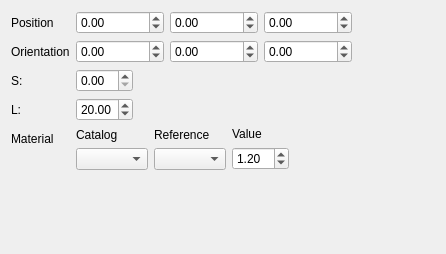
<?xml version="1.0" encoding="UTF-8"?>
<ui version="4.0">
 <class>Dialog</class>
 <widget class="QDialog" name="Dialog">
  <property name="geometry">
   <rect>
    <x>0</x>
    <y>0</y>
    <width>446</width>
    <height>254</height>
   </rect>
  </property>
  <property name="windowTitle">
   <string>Dialog</string>
  </property>
  <layout class="QHBoxLayout" name="horizontalLayout_4">
   <item>
    <layout class="QFormLayout" name="formLayout">
     <property name="sizeConstraint">
      <enum>QLayout::SetMaximumSize</enum>
     </property>
     <property name="fieldGrowthPolicy">
      <enum>QFormLayout::ExpandingFieldsGrow</enum>
     </property>
     <item row="0" column="0">
      <widget class="QLabel" name="label_10">
       <property name="text">
        <string>Position</string>
       </property>
      </widget>
     </item>
     <item row="0" column="1">
      <layout class="QHBoxLayout" name="horizontalLayout_3">
       <item>
        <widget class="QDoubleSpinBox" name="Xpos">
         <property name="minimum">
          <double>-1000000.000000000000000</double>
         </property>
         <property name="maximum">
          <double>1000000.000000000000000</double>
         </property>
        </widget>
       </item>
       <item>
        <widget class="QDoubleSpinBox" name="Ypos">
         <property name="minimum">
          <double>-1000000.000000000000000</double>
         </property>
         <property name="maximum">
          <double>1000000.000000000000000</double>
         </property>
        </widget>
       </item>
       <item>
        <widget class="QDoubleSpinBox" name="Zpos">
         <property name="minimum">
          <double>-1000000.000000000000000</double>
         </property>
         <property name="maximum">
          <double>1000000.000000000000000</double>
         </property>
        </widget>
       </item>
      </layout>
     </item>
     <item row="1" column="0">
      <widget class="QLabel" name="label_7">
       <property name="text">
        <string>Orientation</string>
       </property>
      </widget>
     </item>
     <item row="1" column="1">
      <layout class="QHBoxLayout" name="horizontalLayout">
       <item>
        <widget class="QDoubleSpinBox" name="Xrot">
         <property name="minimum">
          <double>-1000000.000000000000000</double>
         </property>
         <property name="maximum">
          <double>1000000.000000000000000</double>
         </property>
        </widget>
       </item>
       <item>
        <widget class="QDoubleSpinBox" name="Yrot">
         <property name="minimum">
          <double>-1000000.000000000000000</double>
         </property>
         <property name="maximum">
          <double>1000000.000000000000000</double>
         </property>
         <property name="value">
          <double>0.000000000000000</double>
         </property>
        </widget>
       </item>
       <item>
        <widget class="QDoubleSpinBox" name="Zrot">
         <property name="minimum">
          <double>-1000000.000000000000000</double>
         </property>
         <property name="maximum">
          <double>1000000.000000000000000</double>
         </property>
        </widget>
       </item>
      </layout>
     </item>
     <item row="3" column="0">
      <widget class="QLabel" name="label_2">
       <property name="text">
        <string>L:</string>
       </property>
      </widget>
     </item>
     <item row="3" column="1">
      <widget class="QDoubleSpinBox" name="L">
       <property name="value">
        <double>20.000000000000000</double>
       </property>
      </widget>
     </item>
     <item row="4" column="0">
      <widget class="QLabel" name="label_5">
       <property name="text">
        <string>Material</string>
       </property>
      </widget>
     </item>
     <item row="4" column="1">
      <layout class="QHBoxLayout" name="horizontalLayout_2">
       <item>
        <layout class="QVBoxLayout" name="verticalLayout_4">
         <item>
          <widget class="QLabel" name="label_8">
           <property name="text">
            <string>Catalog</string>
           </property>
          </widget>
         </item>
         <item>
          <widget class="QComboBox" name="Catalog"/>
         </item>
        </layout>
       </item>
       <item>
        <layout class="QVBoxLayout" name="verticalLayout_5">
         <item>
          <widget class="QLabel" name="label_9">
           <property name="text">
            <string>Reference</string>
           </property>
          </widget>
         </item>
         <item>
          <widget class="QComboBox" name="Reference"/>
         </item>
        </layout>
       </item>
       <item>
        <layout class="QVBoxLayout" name="verticalLayout_2">
         <item>
          <widget class="QLabel" name="label_6">
           <property name="text">
            <string>Value</string>
           </property>
          </widget>
         </item>
         <item>
          <widget class="QDoubleSpinBox" name="Value">
           <property name="minimum">
            <double>1.000000000000000</double>
           </property>
           <property name="singleStep">
            <double>0.100000000000000</double>
           </property>
           <property name="value">
            <double>1.200000000000000</double>
           </property>
          </widget>
         </item>
        </layout>
       </item>
      </layout>
     </item>
     <item row="2" column="0">
      <widget class="QLabel" name="label">
       <property name="text">
        <string>S:</string>
       </property>
      </widget>
     </item>
     <item row="2" column="1">
      <widget class="QDoubleSpinBox" name="S"/>
     </item>
    </layout>
   </item>
  </layout>
 </widget>
 <resources/>
 <connections/>
</ui>
